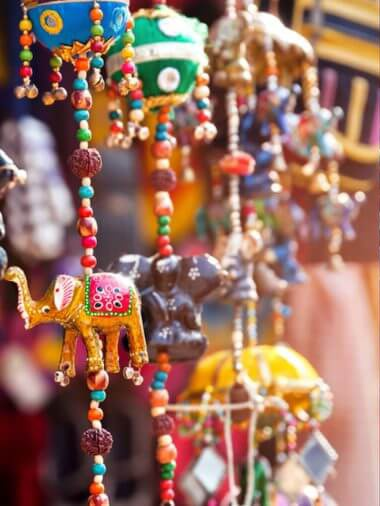
#> input picture Intro_OpenCV/VSCODE/7.jpg, 380 x 506 px, found by its file name
$ python '7. OperacionesAritmeticasRESTA.py'
#> lines starting #> are read from the running program, lines starting #| are printed output that depends on the picture
import cv2

dir = "Intro_OpenCV/VSCODE/"

img1 = cv2.imread(dir + "7.jpg", 0)  # 0 --> escala grises
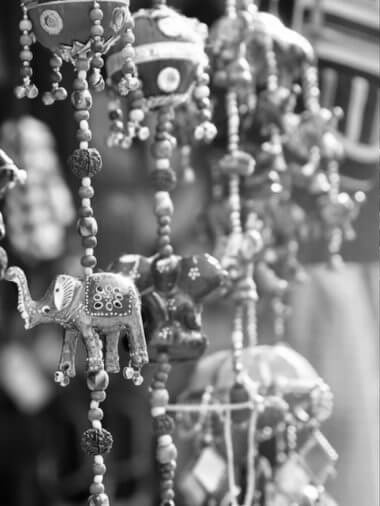
#> img1: shape (506, 380); min 0, max 255, mean 124.8
cv2.imshow("Imagen 1", cv2.imread(dir + "7.jpg", 1))

img2 = cv2.imread(dir + "8.jpg", 0)
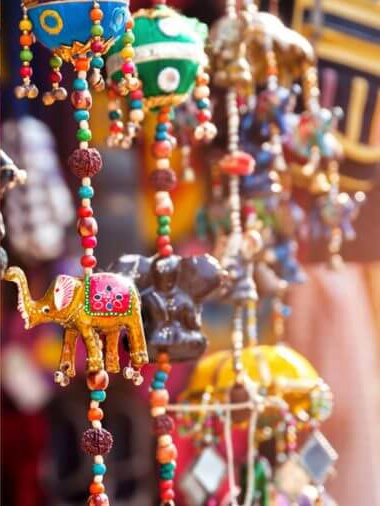
#> input picture Intro_OpenCV/VSCODE/8.jpg, 380 x 506 px, found by its file name
#> img2: shape (506, 380); min 0, max 255, mean 124.8
cv2.imshow("Imagen 2", cv2.imread(dir + "8.jpg", 1))

# Resta de imagenes
resta = cv2.absdiff(img1, img2)
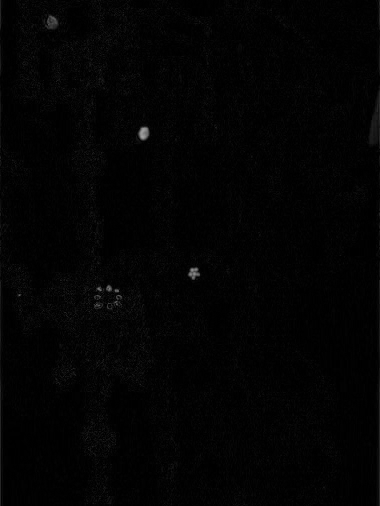
#> resta: shape (506, 380); min 0, max 162, mean 3

cv2.imshow("Resta", resta)

k = cv2.waitKey(0)
#> (key Esc is pressed here)

if k:  # Si se pulsa cualquier tecla
    # Destruir todas las ventanas creadas
    cv2.destroyAllWindows()
